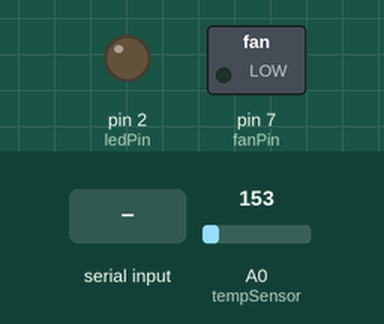
The sketch below on a simulated Arduino Uno, built with avr-gcc and run on an emulated ATmega328P. Shown: switched loads named in the sketch (green lamp = pin HIGH), output pins drawn as LEDs (lit = HIGH). Inputs (shaded band) come from the test bench; at power-on: A0 (tempSensor) = 153. What the sketch prints to the serial monitor is not drawn.

Above: at 1.2 s.
1.3 s: "1" received over Serial
At 2.5 s:
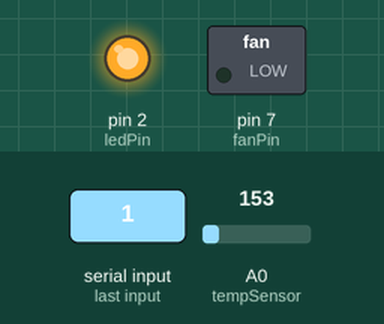
2.8 s: "3" received over Serial
At 3.9 s:
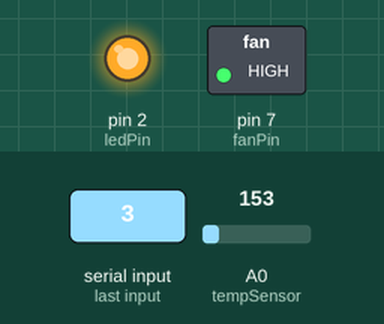
4.3 s: "2" received over Serial
At 5.0 s:
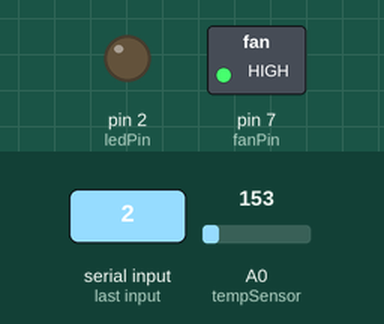
5.8 s: "4" received over Serial
At 6.4 s:
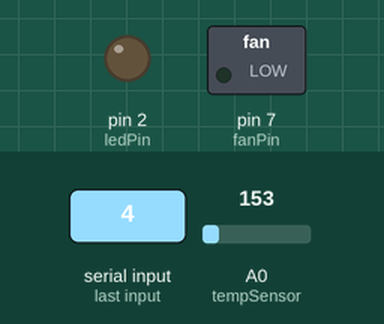
Timing chart, 0 to 8.3 s (numbered marks = the images above; inputs shaded):
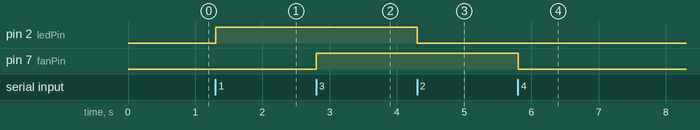

The sketch:

tempSensorCode.ino
```cpp
int fanPin = 7;
int ledPin = 2;
int tempSensor = A0;

void setup() {
  Serial.begin(9600);
  pinMode(fanPin, OUTPUT);
  pinMode(ledPin, OUTPUT);
  pinMode(tempSensor, INPUT);
}

void loop() {

  float voltage = (analogRead(tempSensor) * 5.0) / 1024;
  // Print the temperature in Celsius
  Serial.println((voltage - 0.5) * 100);

  if (Serial.available()){
    int input = Serial.read();

    switch(input){
      // 1 is led on
      case '1':
        digitalWrite(ledPin, HIGH);
        break;

      // 2 is led off
      case '2':
        digitalWrite(ledPin, LOW);
        break;

      // 3 is fan on
      case '3':
        digitalWrite(fanPin, HIGH);
        break;

      // 4 is fan off
      case '4':
        digitalWrite(fanPin, LOW);
        break;

      default:
        break;
    }
  }
}
```

Measured:
- after the input at 1.3 s, pin 2 (ledPin): LOW → HIGH at once
- after the input at 2.8 s, pin 7 (fanPin): LOW → HIGH at once
- after the input at 4.3 s, pin 2 (ledPin): HIGH → LOW at once
- after the input at 5.8 s, pin 7 (fanPin): HIGH → LOW at once
